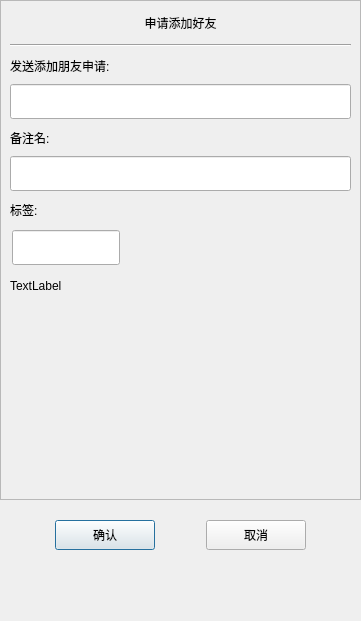
<?xml version="1.0" encoding="UTF-8"?>
<ui version="4.0">
 <class>ApplyFriend</class>
 <widget class="QDialog" name="ApplyFriend">
  <property name="geometry">
   <rect>
    <x>0</x>
    <y>0</y>
    <width>361</width>
    <height>621</height>
   </rect>
  </property>
  <property name="minimumSize">
   <size>
    <width>361</width>
    <height>621</height>
   </size>
  </property>
  <property name="maximumSize">
   <size>
    <width>361</width>
    <height>621</height>
   </size>
  </property>
  <property name="windowTitle">
   <string>Dialog</string>
  </property>
  <layout class="QVBoxLayout" name="verticalLayout">
   <property name="spacing">
    <number>0</number>
   </property>
   <property name="leftMargin">
    <number>0</number>
   </property>
   <property name="topMargin">
    <number>0</number>
   </property>
   <property name="rightMargin">
    <number>0</number>
   </property>
   <property name="bottomMargin">
    <number>0</number>
   </property>
   <item>
    <widget class="QScrollArea" name="scrollArea">
     <property name="minimumSize">
      <size>
       <width>0</width>
       <height>500</height>
      </size>
     </property>
     <property name="widgetResizable">
      <bool>true</bool>
     </property>
     <widget class="QWidget" name="scrollcontent">
      <property name="geometry">
       <rect>
        <x>0</x>
        <y>0</y>
        <width>359</width>
        <height>498</height>
       </rect>
      </property>
      <layout class="QVBoxLayout" name="verticalLayout_2">
       <property name="spacing">
        <number>0</number>
       </property>
       <property name="leftMargin">
        <number>0</number>
       </property>
       <property name="rightMargin">
        <number>0</number>
       </property>
       <item>
        <widget class="QLabel" name="apply_lb">
         <property name="minimumSize">
          <size>
           <width>0</width>
           <height>25</height>
          </size>
         </property>
         <property name="maximumSize">
          <size>
           <width>16777215</width>
           <height>25</height>
          </size>
         </property>
         <property name="text">
          <string>申请添加好友</string>
         </property>
         <property name="alignment">
          <set>Qt::AlignmentFlag::AlignCenter</set>
         </property>
        </widget>
       </item>
       <item>
        <widget class="QWidget" name="apply_wid" native="true">
         <layout class="QVBoxLayout" name="verticalLayout_3">
          <item>
           <widget class="Line" name="line">
            <property name="orientation">
             <enum>Qt::Orientation::Horizontal</enum>
            </property>
           </widget>
          </item>
          <item>
           <widget class="QLabel" name="label">
            <property name="minimumSize">
             <size>
              <width>0</width>
              <height>25</height>
             </size>
            </property>
            <property name="maximumSize">
             <size>
              <width>16777215</width>
              <height>25</height>
             </size>
            </property>
            <property name="text">
             <string>发送添加朋友申请: </string>
            </property>
           </widget>
          </item>
          <item>
           <widget class="CustomizeEdit" name="name_ed">
            <property name="minimumSize">
             <size>
              <width>0</width>
              <height>35</height>
             </size>
            </property>
            <property name="maximumSize">
             <size>
              <width>16777215</width>
              <height>35</height>
             </size>
            </property>
           </widget>
          </item>
          <item>
           <widget class="QLabel" name="label_2">
            <property name="minimumSize">
             <size>
              <width>0</width>
              <height>25</height>
             </size>
            </property>
            <property name="maximumSize">
             <size>
              <width>16777215</width>
              <height>25</height>
             </size>
            </property>
            <property name="text">
             <string>备注名: </string>
            </property>
           </widget>
          </item>
          <item>
           <widget class="CustomizeEdit" name="back_ed">
            <property name="minimumSize">
             <size>
              <width>0</width>
              <height>35</height>
             </size>
            </property>
            <property name="maximumSize">
             <size>
              <width>16777215</width>
              <height>35</height>
             </size>
            </property>
           </widget>
          </item>
          <item>
           <widget class="QLabel" name="label_3">
            <property name="minimumSize">
             <size>
              <width>0</width>
              <height>25</height>
             </size>
            </property>
            <property name="maximumSize">
             <size>
              <width>16777215</width>
              <height>25</height>
             </size>
            </property>
            <property name="text">
             <string>标签: </string>
            </property>
           </widget>
          </item>
          <item>
           <widget class="QWidget" name="lb_group_wid" native="true">
            <property name="minimumSize">
             <size>
              <width>0</width>
              <height>50</height>
             </size>
            </property>
            <layout class="QVBoxLayout" name="verticalLayout_4">
             <property name="spacing">
              <number>0</number>
             </property>
             <property name="leftMargin">
              <number>0</number>
             </property>
             <property name="topMargin">
              <number>0</number>
             </property>
             <property name="rightMargin">
              <number>0</number>
             </property>
             <property name="bottomMargin">
              <number>0</number>
             </property>
             <item>
              <widget class="QWidget" name="gridWidget" native="true">
               <property name="minimumSize">
                <size>
                 <width>0</width>
                 <height>40</height>
                </size>
               </property>
               <property name="maximumSize">
                <size>
                 <width>16777215</width>
                 <height>40</height>
                </size>
               </property>
               <widget class="CustomizeEdit" name="lb_ed">
                <property name="geometry">
                 <rect>
                  <x>2</x>
                  <y>2</y>
                  <width>108</width>
                  <height>35</height>
                 </rect>
                </property>
                <property name="maximumSize">
                 <size>
                  <width>16777215</width>
                  <height>35</height>
                 </size>
                </property>
               </widget>
              </widget>
             </item>
             <item>
              <widget class="QWidget" name="input_tip_wid" native="true">
               <property name="minimumSize">
                <size>
                 <width>0</width>
                 <height>35</height>
                </size>
               </property>
               <property name="maximumSize">
                <size>
                 <width>16777215</width>
                 <height>35</height>
                </size>
               </property>
               <layout class="QVBoxLayout" name="verticalLayout_5">
                <property name="spacing">
                 <number>0</number>
                </property>
                <property name="leftMargin">
                 <number>0</number>
                </property>
                <property name="topMargin">
                 <number>0</number>
                </property>
                <property name="rightMargin">
                 <number>0</number>
                </property>
                <property name="bottomMargin">
                 <number>0</number>
                </property>
                <item>
                 <widget class="ClickedOnceLabel" name="tip_lb">
                  <property name="text">
                   <string>TextLabel</string>
                  </property>
                 </widget>
                </item>
               </layout>
              </widget>
             </item>
            </layout>
           </widget>
          </item>
         </layout>
        </widget>
       </item>
       <item>
        <widget class="QWidget" name="widget" native="true">
         <property name="minimumSize">
          <size>
           <width>0</width>
           <height>60</height>
          </size>
         </property>
         <layout class="QHBoxLayout" name="horizontalLayout_2">
          <property name="leftMargin">
           <number>0</number>
          </property>
          <property name="topMargin">
           <number>0</number>
          </property>
          <property name="rightMargin">
           <number>0</number>
          </property>
          <property name="bottomMargin">
           <number>0</number>
          </property>
          <item>
           <widget class="QWidget" name="lb_list" native="true">
            <property name="minimumSize">
             <size>
              <width>287</width>
              <height>50</height>
             </size>
            </property>
            <property name="maximumSize">
             <size>
              <width>287</width>
              <height>16777215</height>
             </size>
            </property>
           </widget>
          </item>
          <item>
           <widget class="QWidget" name="more_lb_wid" native="true">
            <layout class="QVBoxLayout" name="verticalLayout_6">
             <item>
              <spacer name="verticalSpacer_3">
               <property name="orientation">
                <enum>Qt::Orientation::Vertical</enum>
               </property>
               <property name="sizeHint" stdset="0">
                <size>
                 <width>20</width>
                 <height>40</height>
                </size>
               </property>
              </spacer>
             </item>
             <item>
              <widget class="ClickedOnceLabel" name="more_lb">
               <property name="minimumSize">
                <size>
                 <width>25</width>
                 <height>25</height>
                </size>
               </property>
               <property name="maximumSize">
                <size>
                 <width>25</width>
                 <height>25</height>
                </size>
               </property>
               <property name="text">
                <string/>
               </property>
              </widget>
             </item>
             <item>
              <spacer name="verticalSpacer_4">
               <property name="orientation">
                <enum>Qt::Orientation::Vertical</enum>
               </property>
               <property name="sizeHint" stdset="0">
                <size>
                 <width>20</width>
                 <height>40</height>
                </size>
               </property>
              </spacer>
             </item>
            </layout>
           </widget>
          </item>
         </layout>
        </widget>
       </item>
      </layout>
     </widget>
    </widget>
   </item>
   <item>
    <spacer name="verticalSpacer">
     <property name="orientation">
      <enum>Qt::Orientation::Vertical</enum>
     </property>
     <property name="sizeType">
      <enum>QSizePolicy::Policy::Fixed</enum>
     </property>
     <property name="sizeHint" stdset="0">
      <size>
       <width>20</width>
       <height>10</height>
      </size>
     </property>
    </spacer>
   </item>
   <item>
    <widget class="QWidget" name="apply_sure_wid" native="true">
     <property name="minimumSize">
      <size>
       <width>0</width>
       <height>50</height>
      </size>
     </property>
     <layout class="QHBoxLayout" name="horizontalLayout">
      <item>
       <spacer name="horizontalSpacer">
        <property name="orientation">
         <enum>Qt::Orientation::Horizontal</enum>
        </property>
        <property name="sizeHint" stdset="0">
         <size>
          <width>40</width>
          <height>20</height>
         </size>
        </property>
       </spacer>
      </item>
      <item>
       <widget class="ClickedBtn" name="sure_btn">
        <property name="minimumSize">
         <size>
          <width>100</width>
          <height>30</height>
         </size>
        </property>
        <property name="text">
         <string>确认</string>
        </property>
       </widget>
      </item>
      <item>
       <spacer name="horizontalSpacer_2">
        <property name="orientation">
         <enum>Qt::Orientation::Horizontal</enum>
        </property>
        <property name="sizeHint" stdset="0">
         <size>
          <width>40</width>
          <height>20</height>
         </size>
        </property>
       </spacer>
      </item>
      <item>
       <widget class="ClickedBtn" name="cancel_btn">
        <property name="minimumSize">
         <size>
          <width>100</width>
          <height>30</height>
         </size>
        </property>
        <property name="text">
         <string>取消</string>
        </property>
       </widget>
      </item>
      <item>
       <spacer name="horizontalSpacer_3">
        <property name="orientation">
         <enum>Qt::Orientation::Horizontal</enum>
        </property>
        <property name="sizeHint" stdset="0">
         <size>
          <width>40</width>
          <height>20</height>
         </size>
        </property>
       </spacer>
      </item>
     </layout>
    </widget>
   </item>
   <item>
    <spacer name="verticalSpacer_2">
     <property name="orientation">
      <enum>Qt::Orientation::Vertical</enum>
     </property>
     <property name="sizeHint" stdset="0">
      <size>
       <width>20</width>
       <height>40</height>
      </size>
     </property>
    </spacer>
   </item>
  </layout>
 </widget>
 <customwidgets>
  <customwidget>
   <class>ClickedBtn</class>
   <extends>QPushButton</extends>
   <header location="global">clickedbtn.h</header>
  </customwidget>
  <customwidget>
   <class>CustomizeEdit</class>
   <extends>QLineEdit</extends>
   <header location="global">customizeedit.h</header>
  </customwidget>
  <customwidget>
   <class>ClickedOnceLabel</class>
   <extends>QLabel</extends>
   <header location="global">clickedoncelabel.h</header>
  </customwidget>
 </customwidgets>
 <resources/>
 <connections/>
</ui>
